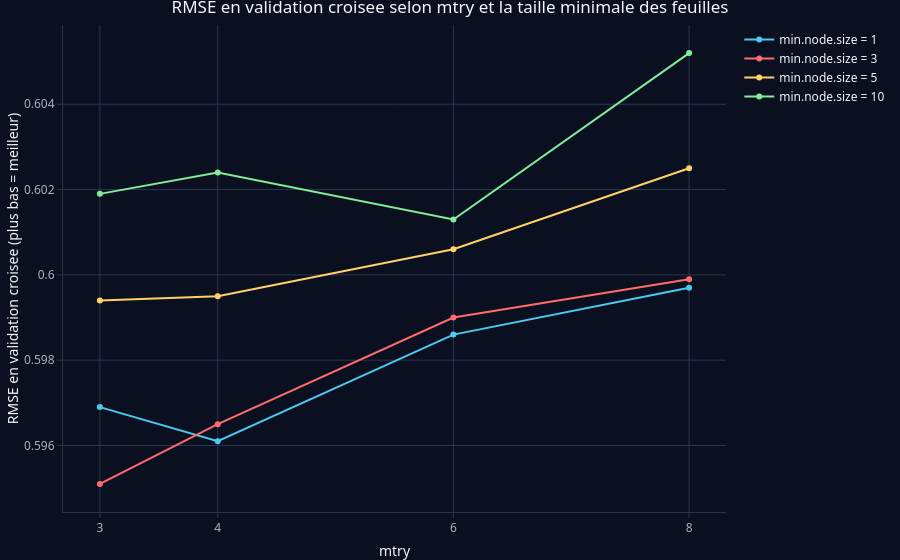

This figure's notebook cell:
### Code cell
res <- rf_fit$results
fig <- plot_ly()
for (taille in sort(unique(res$min.node.size))) {
    groupe <- res[res$min.node.size == taille, ]
    groupe <- groupe[order(groupe$mtry), ]
    fig <- add_trace(fig, data = groupe, x = ~mtry, y = ~RMSE,
                                     type = "scatter", mode = "lines+markers",
                                     name = paste0("min.node.size = ", taille),
                                     hovertemplate = "mtry = %{x}<br>RMSE = %{y:.3f}<extra></extra>")
}
fig %>%
    layout(title = "RMSE en validation croisee selon mtry et la taille minimale des feuilles",
                 xaxis = list(title = "mtry", tickmode = "array", tickvals = c(3, 4, 6, 8)),
                 yaxis = list(title = "RMSE en validation croisee (plus bas = meilleur)")) %>%
    apply_dark_theme()

### Figure 1 — Plotly figure (JSON) as saved in the notebook; plotly's stock layout.template omitted (floating-point values rounded to 4 significant figures)
{"data": [{"error_x": {"color": "rgba(76,201,240,1)"}, "error_y": {"color": "rgba(76,201,240,1)"}, "hovertemplate": ["mtry = %{x}<br>RMSE = %{y:.3f}<extra></extra>", "mtry = %{x}<br>RMSE = %{y:.3f}<extra></extra>", "mtry = %{x}<br>RMSE = %{y:.3f}<extra></extra>", "mtry = %{x}<br>RMSE = %{y:.3f}<extra></extra>"], "line": {"color": "rgba(76,201,240,1)"}, "marker": {"color": "rgba(76,201,240,1)", "line": {"color": "rgba(76,201,240,1)"}}, "mode": "lines+markers", "name": "min.node.size = 1", "type": "scatter", "x": [3, 4, 6, 8], "xaxis": "x", "y": [0.5969, 0.5961, 0.5986, 0.5997], "yaxis": "y"}, {"error_x": {"color": "rgba(255,107,107,1)"}, "error_y": {"color": "rgba(255,107,107,1)"}, "hovertemplate": ["mtry = %{x}<br>RMSE = %{y:.3f}<extra></extra>", "mtry = %{x}<br>RMSE = %{y:.3f}<extra></extra>", "mtry = %{x}<br>RMSE = %{y:.3f}<extra></extra>", "mtry = %{x}<br>RMSE = %{y:.3f}<extra></extra>"], "line": {"color": "rgba(255,107,107,1)"}, "marker": {"color": "rgba(255,107,107,1)", "line": {"color": "rgba(255,107,107,1)"}}, "mode": "lines+markers", "name": "min.node.size = 3", "type": "scatter", "x": [3, 4, 6, 8], "xaxis": "x", "y": [0.5951, 0.5965, 0.599, 0.5999], "yaxis": "y"}, {"error_x": {"color": "rgba(255,209,102,1)"}, "error_y": {"color": "rgba(255,209,102,1)"}, "hovertemplate": ["mtry = %{x}<br>RMSE = %{y:.3f}<extra></extra>", "mtry = %{x}<br>RMSE = %{y:.3f}<extra></extra>", "mtry = %{x}<br>RMSE = %{y:.3f}<extra></extra>", "mtry = %{x}<br>RMSE = %{y:.3f}<extra></extra>"], "line": {"color": "rgba(255,209,102,1)"}, "marker": {"color": "rgba(255,209,102,1)", "line": {"color": "rgba(255,209,102,1)"}}, "mode": "lines+markers", "name": "min.node.size = 5", "type": "scatter", "x": [3, 4, 6, 8], "xaxis": "x", "y": [0.5994, 0.5995, 0.6006, 0.6025], "yaxis": "y"}, {"error_x": {"color": "rgba(128,237,153,1)"}, "error_y": {"color": "rgba(128,237,153,1)"}, "hovertemplate": ["mtry = %{x}<br>RMSE = %{y:.3f}<extra></extra>", "mtry = %{x}<br>RMSE = %{y:.3f}<extra></extra>", "mtry = %{x}<br>RMSE = %{y:.3f}<extra></extra>", "mtry = %{x}<br>RMSE = %{y:.3f}<extra></extra>"], "line": {"color": "rgba(128,237,153,1)"}, "marker": {"color": "rgba(128,237,153,1)", "line": {"color": "rgba(128,237,153,1)"}}, "mode": "lines+markers", "name": "min.node.size = 10", "type": "scatter", "x": [3, 4, 6, 8], "xaxis": "x", "y": [0.6019, 0.6024, 0.6013, 0.6052], "yaxis": "y"}], "layout": {"colorway": ["#4cc9f0", "#ff6b6b", "#ffd166", "#80ed99", "#c77dff", "#f4a261", "#90e0ef", "#e9c46a"], "font": {"color": "#f3f6fb", "family": "Segoe UI, Arial"}, "hoverlabel": {"bgcolor": "#121a2b", "font": {"color": "#f3f6fb"}}, "hovermode": "closest", "legend": {"bgcolor": "rgba(0,0,0,0)", "font": {"color": "#f3f6fb"}}, "margin": {"b": 40, "l": 60, "r": 10, "t": 25}, "paper_bgcolor": "#0b1020", "plot_bgcolor": "#0b1020", "showlegend": true, "title": "RMSE en validation croisee selon mtry et la taille minimale des feuilles", "xaxis": {"automargin": true, "domain": [0, 1], "gridcolor": "#2a3550", "linecolor": "#2a3550", "tickcolor": "#2a3550", "tickfont": {"color": "#a8b3c7"}, "tickmode": "array", "tickvals": [3, 4, 6, 8], "title": "mtry", "zerolinecolor": "#2a3550"}, "yaxis": {"automargin": true, "domain": [0, 1], "gridcolor": "#2a3550", "linecolor": "#2a3550", "tickcolor": "#2a3550", "tickfont": {"color": "#a8b3c7"}, "title": "RMSE en validation croisee (plus bas = meilleur)", "zerolinecolor": "#2a3550"}}}
